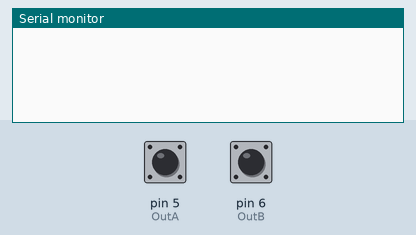
Simulated run of this sketch. Board: Arduino Uno, built with avr-gcc and run on an emulated ATmega328P. On the bench: the last lines printed to the serial monitor. Inputs (shaded band) come from the test bench; at power-on: pin 6 (OutB) HIGH, pin 5 (OutA) HIGH.

Above: at 1.2 s.
1.3 s: pin 6 (OutB) pulled LOW for 0.15 s
At 2.6 s:
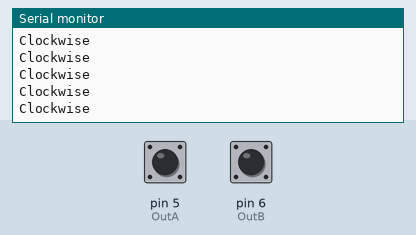
2.9 s: pin 5 (OutA) driven LOW and pin 6 (OutB) driven LOW
At 3.8 s:
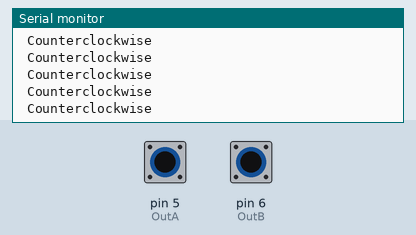
4.8 s: pin 5 (OutA) pulsed HIGH 2 times (0.12 s each, 0.3 s apart)
8.4 s: pin 5 (OutA) driven HIGH
At 8.9 s:
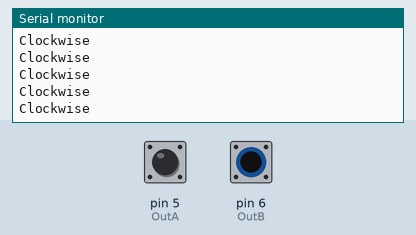

The sketch:

sketch_feb15a_Encorder.ino
```cpp
#define OutA 5
#define OutB 6

void setup() {
  Serial.begin(9600);
  pinMode(OutA,INPUT_PULLUP);
  pinMode(OutB,INPUT_PULLUP);

}

void loop() {
  int A=digitalRead(OutA);
  int B=digitalRead(OutB);

  if((A==HIGH) && (B==LOW)) {
    Serial.print("Clockwise");
    Serial.println("\t");
    delay(1);
  }

  if((A==LOW) && (B==LOW)) {
    Serial.print(" Counterclockwise");
    Serial.println("\t");
    delay(1);
  }

}
```

Measured:
- after the input at 1.3 s, the serial monitor: prints a new line at once (image 1)
- after the input at 2.9 s, the serial monitor: prints a new line at once (image 2)
- after the input at 8.4 s, the serial monitor: prints a new line after 0.07 s (image 3)
